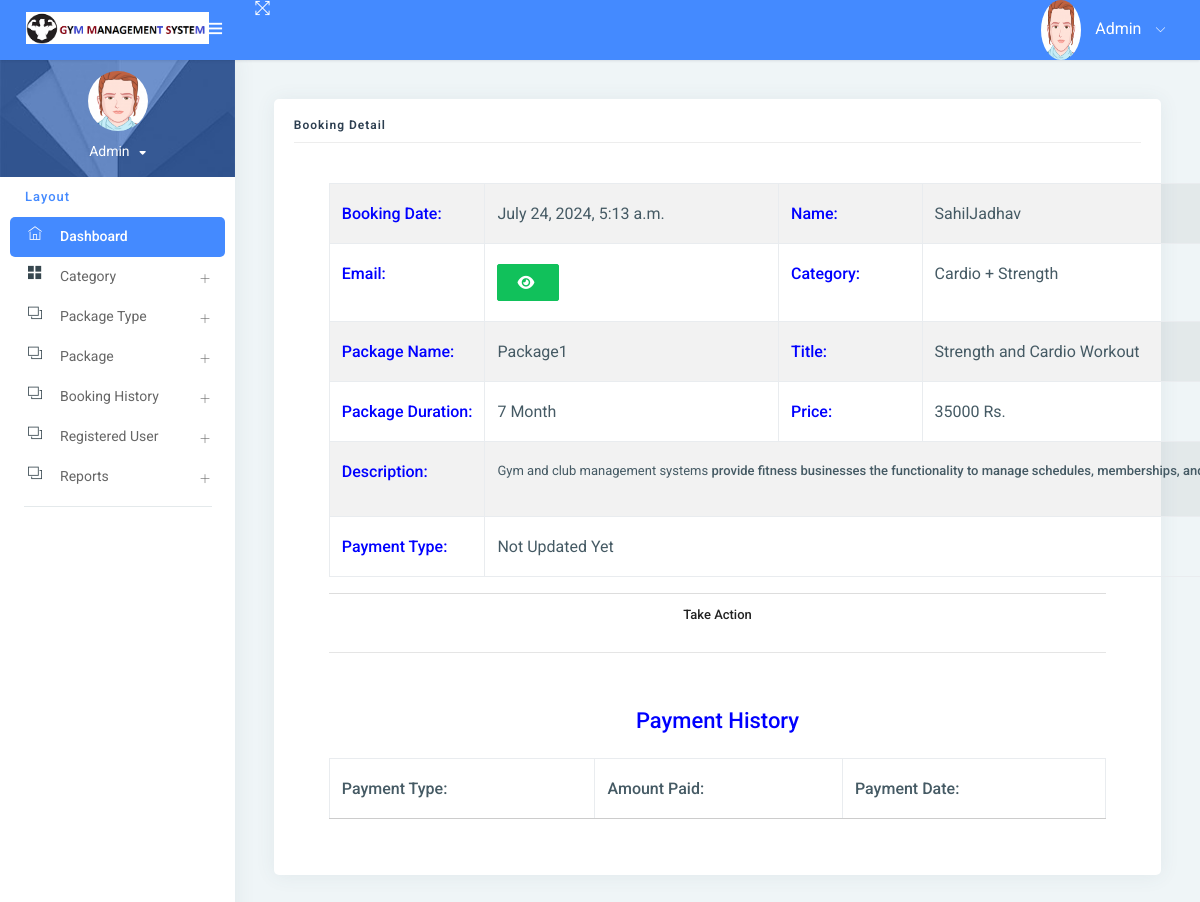
The page /booking_detail/7/ (signed in) on the database its author committed.
### gym/models.py (models this page shows, shortened)
class Booking(models.Model):
    package = models.ForeignKey(Package, on_delete=models.CASCADE, null=True, blank=True)
    register = models.ForeignKey(Signup, on_delete=models.CASCADE, null=True, blank=True)
    bookingnumber = models.CharField(max_length=100, null=True, blank=True)
    status = models.IntegerField(choices=STATUS, default=1)
    creationdate = models.DateTimeField(auto_now_add=True)

class Signup(models.Model):
    user = models.ForeignKey(User, on_delete=models.CASCADE, null=True)
    mobile = models.CharField(max_length=15, null=True)
    state = models.CharField(max_length=150, null=True)
    city = models.CharField(max_length=150, null=True)
    address = models.CharField(max_length=200, null=True)
    creationdate = models.DateTimeField(auto_now_add=True)

class Package(models.Model):
    category = models.ForeignKey(Category, on_delete=models.CASCADE, null=True)
    packagename = models.ForeignKey(Packagetype, on_delete=models.CASCADE, null=True)
    titlename = models.CharField(max_length=200, null=True)
    packageduration = models.CharField(max_length=50, null=True)
    price = models.CharField(max_length=200, null=True)
    description = models.CharField(max_length=200, null=True)
    creationdate = models.DateTimeField(auto_now_add=True)

class Category(models.Model):
    categoryname = models.CharField(max_length=200, null=True)
    status = models.CharField(max_length=300, null=True)
    creationdate = models.DateTimeField(auto_now_add=True)

class Packagetype(models.Model):
    category = models.ForeignKey(Category, on_delete=models.CASCADE, null=True)
    packagename = models.CharField(max_length=200, null=True)
    creationdate = models.DateTimeField(auto_now_add=True)
    def __str__(self):
        return self.packagename

### gym/views.py (the view, shortened to what this page needs)
# urls.py: path('booking_detail/<int:pid>/', booking_detail, name="booking_detail"),
def booking_detail(request, pid):
    data = Booking.objects.get(id=pid)
    payment = Paymenthistory.objects.filter(booking=data)
    if request.user.is_staff:
        return render(request, "admin/admin_booking_detail.html", locals())
    else:
        return render(request, "user_booking_detail.html", locals())

### gym/templates/admin/admin_booking_detail.html (shortened to what this page needs)
{% extends 'admin_base.html' %}
{% load static custom_tags %}
{% block main %}
<link rel="stylesheet" href="https://cdnjs.cloudflare.com/ajax/libs/font-awesome/6.2.0/css/all.min.css" />
<div class="pcoded-inner-content">
    <div class="main-body">
        <div class="page-wrapper">
            <div class="page-body">
                <div class="row">
                    <div class="col-sm-12">
                        <div class="card">
                            <div class="card-block">
                                <h4 class="sub-title">Booking Detail</h4>
                                <div class="card-body">
                                <div class="container">
                                    <table id="example1" class="table table-bordered table-striped">
                                        <tr>
                                            <th style="color:blue">Booking Date:</th>
                                            <td>{{data.creationdate}}</td>
                                            <th style="color:blue">Name:</th>
                                            <td>{{data.register.user.first_name}}{{data.register.user.last_name}}</td>
                                        </tr>
                                        <tr>
                                            <th style="color:blue">Email:</th>
                                            <td>
                                                <button type="button" class="btn btn-success" id="email-btn-{{forloop.counter}}" onclick="togglePassword('email-{{forloop.counter}}', this.id)"><i class="fa fa-eye"></i></button>
                                            </td>
                                            <th style="color:blue">Category:</th>
                                            <td>{{data.package.category.categoryname}}</td>
                                        </tr>
                                        <tr>
                                            <th style="color:blue">Package Name:</th>
                                            <td>{{data.package.packagename}}</td>
                                            <th style="color:blue">Title:</th>
                                            <td>{{data.package.titlename}}</td>
                                        </tr>
                                        <tr>
                                            <th style="color:blue">Package Duration:</th>
                                            <td>{{data.package.packageduration}}</td>
                                            <th style="color:blue">Price:</th>
                                            <td>{{data.package.price}} Rs.</td>
                                        </tr>
                                        <tr>
                                            <th style="color:blue">Description:</th>
                                            <td colspan="12">{{data.package.description|safe}}</td>
                                        </tr>
                                        <tr>
                                            <th style="color:blue">Payment Type:</th>
                                             <td colspan="12">{{data.get_status_display}}</td>
                                        </tr>
                                    </table>
                                    {% if data.status == 1 %}
                                    <center>
                                        <div class="accordion-heading" role="tab" id="headingOne">
                                                <h3 class="card-title accordion-title"><a class="accordion-msg waves-effect waves-dark" data-toggle="collapse" data-parent="#accordion" href="#collapseOne" aria-expanded="true" aria-controls="collapseOne">
                                                    Take Action</a>
                                                </h3>
                                        </div>
                                    </center>
                                    {% endif %}
                                    <hr>
                                    {% if data.status != "New" %}
                                    <table id="example6" class="table table-bordered table-striped">
                                        <div class="card-body">
                                            <tr>
                                                <center>
                                                    <h4 style="color:blue">Payment History</h4>
                                                </center>
                                            </tr>
                                            <table id="example5" class="table table-bordered table-striped">
                                                <thead>
                                                <tr>
                                                    <th>Payment Type:</th>
                                                    <th>Amount Paid:</th>
                                                    <th>Payment Date:</th>
                                                </tr>
                                                </thead>
                                            </table>
                                        </div>
                                    </table>
                                    {% endif %}
                                </div>
                                </div>
                            </div>
                        </div>
                    </div>
                </div>
            </div>
        </div>
    </div>
</div>
{% endblock %}

### gym/templates/admin/admin_booking_detail.html (style rules this page uses)
td { padding:0px; }

### rows shown on the page
Booking: creationdate "July 24, 2024, 5:13 a.m.", register.user.first_name "Sahil", register.user.last_name "Jadhav", package.category.categoryname "Cardio + Strength", package.packagename "Package1", package.titlename "Strength and Cardio Workout", package.packageduration "7 Month", package.price "35000", package.description "Gym and club management systems provide fitness businesses the functionality to manage schedules, memberships,…", status "Not Updated Yet"
